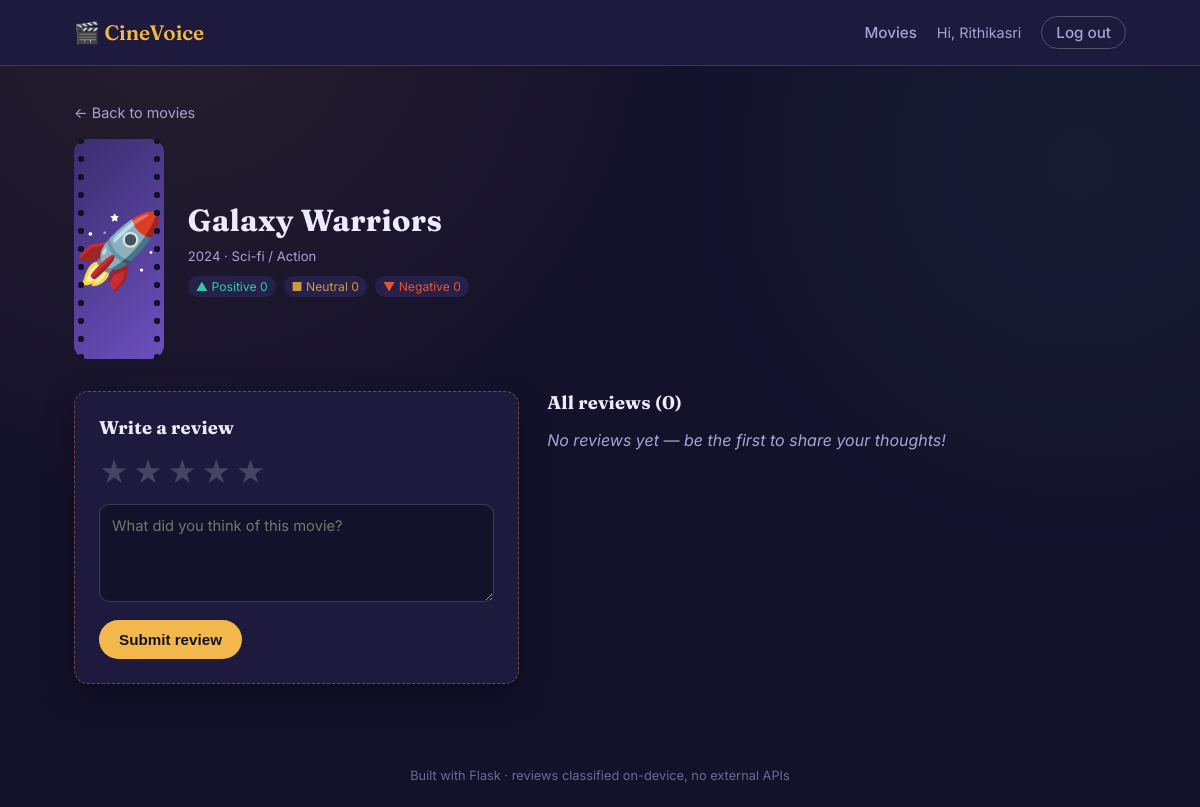
Page /movie/1 (signed in) on the committed database.
### tables this page shows
CREATE TABLE movies (
            id INTEGER PRIMARY KEY AUTOINCREMENT,
            name TEXT NOT NULL,
            year INTEGER NOT NULL,
            poster_class TEXT NOT NULL,
            emoji TEXT NOT NULL DEFAULT '🎬',
            genre TEXT NOT NULL DEFAULT ''
        );

### app.py (the view)
    def wrapper(*args, **kwargs):
        if not session.get("user_id"):
            flash("Please log in to continue.", "error")
            return redirect(url_for("login"))
        return view_func(*args, **kwargs)

### app.py (called while the page is built)
def get_db():
    if "db" not in g:
        g.db = sqlite3.connect(DB_PATH)
        g.db.row_factory = sqlite3.Row
        g.db.execute("PRAGMA foreign_keys = ON")
    return g.db

def login_required(view_func):
    def wrapper(*args, **kwargs):
        if not session.get("user_id"):
            flash("Please log in to continue.", "error")
            return redirect(url_for("login"))
        return view_func(*args, **kwargs)
    wrapper.__name__ = view_func.__name__
    return wrapper

@app.context_processor
def inject_globals():
    return {"current_username": session.get("username"), "is_admin": session.get("is_admin", False)}

def get_movies():
    db = get_db()
    return db.execute("SELECT * FROM movies ORDER BY id").fetchall()

def get_movie_or_404(movie_id):
    db = get_db()
    movie = db.execute("SELECT * FROM movies WHERE id = ?", (movie_id,)).fetchone()
    return movie

def get_stats():
    db = get_db()
    stats = {}
    for m in get_movies():
        stats[m["id"]] = {"positive": 0, "neutral": 0, "negative": 0, "avg_rating": 0, "total": 0}
    rows = db.execute(
        "SELECT movie_id, sentiment, COUNT(*) as cnt FROM reviews GROUP BY movie_id, sentiment"
    ).fetchall()
    for row in rows:
        mid = row["movie_id"]
        if mid in stats:
            key = row["sentiment"].lower()
            if key in stats[mid]:
                stats[mid][key] = row["cnt"]
    avg_rows = db.execute(
        "SELECT movie_id, AVG(rating) as avg_rating, COUNT(*) as total FROM reviews GROUP BY movie_id"
    ).fetchall()
    for row in avg_rows:
        mid = row["movie_id"]
        if mid in stats:
            stats[mid]["avg_rating"] = round(row["avg_rating"], 1)
            stats[mid]["total"] = row["total"]
    return stats

def get_my_reviews(user_id):
    db = get_db()
    rows = db.execute(
        "SELECT movie_id, rating, review_text, sentiment FROM reviews WHERE user_id = ?",
        (user_id,),
    ).fetchall()
    return {row["movie_id"]: dict(row) for row in rows}

### templates/movie_detail.html (shortened to what this page needs)
{% extends "base.html" %}
{% block content %}
<a class="back-link" href="{{ url_for('movies') }}">&larr; Back to movies</a>
<div class="detail-head">
  <div class="poster poster-lg {{ movie.poster_class }}">
    <span class="poster-emoji">{{ movie.emoji }}</span>
  </div>
  <div class="detail-info">
    <h1>{{ movie.name }}</h1>
    <p class="movie-meta">{{ movie.year }} &middot; {{ movie.genre }}</p>
    <div class="movie-stats movie-stats-lg">
      <span class="stat stat-pos">▲ Positive {{ stats.positive }}</span>
      <span class="stat stat-neu">■ Neutral {{ stats.neutral }}</span>
      <span class="stat stat-neg">▼ Negative {{ stats.negative }}</span>
    </div>
  </div>
</div>
<div class="detail-grid">
  <div class="review-form-card">
    <h2>{{ 'Edit your review' if my_review else 'Write a review' }}</h2>
    <form method="POST" action="{{ url_for('submit_single_review', movie_id=movie.id) }}">
      <div class="star-input" role="radiogroup" aria-label="Star rating">
        {% for i in range(5, 0, -1) %}
        <label for="star{{ i }}" title="{{ i }} star">★</label>
        {% endfor %}
      </div>
      <textarea name="review_text" rows="4" placeholder="What did you think of this movie?" required>{{ my_review.review_text if my_review else '' }}</textarea>
      <div class="form-actions">
        <button type="submit" class="btn-primary">{{ 'Update review' if my_review else 'Submit review' }}</button>
      </div>
    </form>
  </div>
  <div class="review-list">
    <h2>All reviews ({{ reviews|length }})</h2>
    {% if not reviews %}
    <p class="empty-state">No reviews yet — be the first to share your thoughts!</p>
    {% endif %}
  </div>
</div>
{% endblock %}

### static/style.css (style rules this page uses)
:root { --midnight: #14112B; --velvet: #1E1A3D; --velvet-2: #26214A; --gold: #F2B84B; --gold-dim: #C99A3F; --ticket-red: #E4572E; --lobby-teal: #38C6A6; --paper: #F5F1E8; --paper-dim: #C9C3B4; --ink: #EDEAFB; --ink-dim: #A9A3CF; --radius: 14px; --shadow: 0 12px 30px rgba(0,0,0,0.35); }
* { box-sizing: border-box; }
html, body { margin: 0; padding: 0; background: var(--midnight); color: var(--ink); font-family: 'Inter', -apple-system, BlinkMacSystemFont, sans-serif; min-height: 100vh; }
body { background-image: radial-gradient(circle at 15% 0%, rgba(242,184,75,0.08), transparent 40%), radial-gradient(circle at 90% 20%, rgba(56,198,166,0.06), transparent 35%); }
h1, h2, h3 { font-family: 'Fraunces', Georgia, serif; color: var(--ink); margin: 0 0 0.3em 0; letter-spacing: 0.01em; }
a { color: var(--gold); text-decoration: none; }
.back-link { display: inline-block; margin-bottom: 18px; color: var(--ink-dim); font-size: 0.9rem; }
.btn-primary { background: var(--gold); color: var(--midnight); border: none; padding: 11px 20px; border-radius: 999px; font-weight: 600; font-size: 0.95rem; cursor: pointer; transition: transform 0.12s ease, background 0.12s ease; }
.poster { position: relative; height: 160px; display: flex; align-items: center; justify-content: center; font-size: 3rem; }
.poster-lg { height: 220px; font-size: 4.5rem; border-radius: var(--radius); }
.poster::before, .poster::after { content: ""; position: absolute; top: 0; bottom: 0; width: 14px; background-image: radial-gradient(circle, var(--midnight) 3px, transparent 3.5px); background-size: 14px 18px; background-repeat: repeat-y; background-position: center; }
.poster::before { left: 0; }
.poster::after { right: 0; }
.poster-1 { background: linear-gradient(135deg, #3A2E6E, #6C4FBF); }
.movie-meta { color: var(--ink-dim); font-size: 0.82rem; margin: 0 0 12px; }
.movie-stats { display: flex; flex-wrap: wrap; gap: 8px; }
.movie-stats-lg { margin-top: 10px; }
.stat { font-size: 0.76rem; padding: 3px 8px; border-radius: 999px; background: var(--velvet-2); color: var(--ink-dim); }
.stat-pos { color: var(--lobby-teal); }
.stat-neg { color: var(--ticket-red); }
.stat-neu { color: var(--gold-dim); }
.detail-head { display: flex; gap: 24px; margin-bottom: 32px; align-items: center; flex-wrap: wrap; }
.detail-info h1 { font-size: 1.9rem; }
.detail-grid { display: grid; grid-template-columns: 1fr 1.3fr; gap: 28px; }
.review-form-card { background: var(--velvet); border-radius: var(--radius); padding: 24px; box-shadow: var(--shadow); border: 1px dashed rgba(242,184,75,0.35); height: fit-content; }
.review-form-card h2 { font-size: 1.15rem; margin-bottom: 16px; }
.star-input { display: flex; flex-direction: row-reverse; justify-content: flex-end; gap: 4px; font-size: 1.8rem; margin-bottom: 14px; }
.star-input label { color: rgba(237,234,251,0.2); cursor: pointer; transition: color 0.1s; }
.review-form-card textarea { width: 100%; padding: 12px; border-radius: 10px; border: 1px solid rgba(237,234,251,0.18); background: var(--midnight); color: var(--ink); font-family: inherit; font-size: 0.92rem; resize: vertical; }
.form-actions { margin-top: 14px; }
.review-list h2 { font-size: 1.15rem; margin-bottom: 16px; }
.empty-state { color: var(--ink-dim); font-style: italic; }

### rows in the picture
movies: emoji "🚀", name "Galaxy Warriors", year "2024", genre "Sci-fi / Action"

### other values in the picture
{{ current_username }} "Rithikasri"
{{ stats.positive }} "0"
{{ stats.neutral }} "0"
{{ stats.negative }} "0"
{{ 'Edit your review' if my_review else 'Write a review' }} "Write a review"
{{ 'Update review' if my_review else 'Submit review' }} "Submit review"
{{ reviews|length }} "0"
